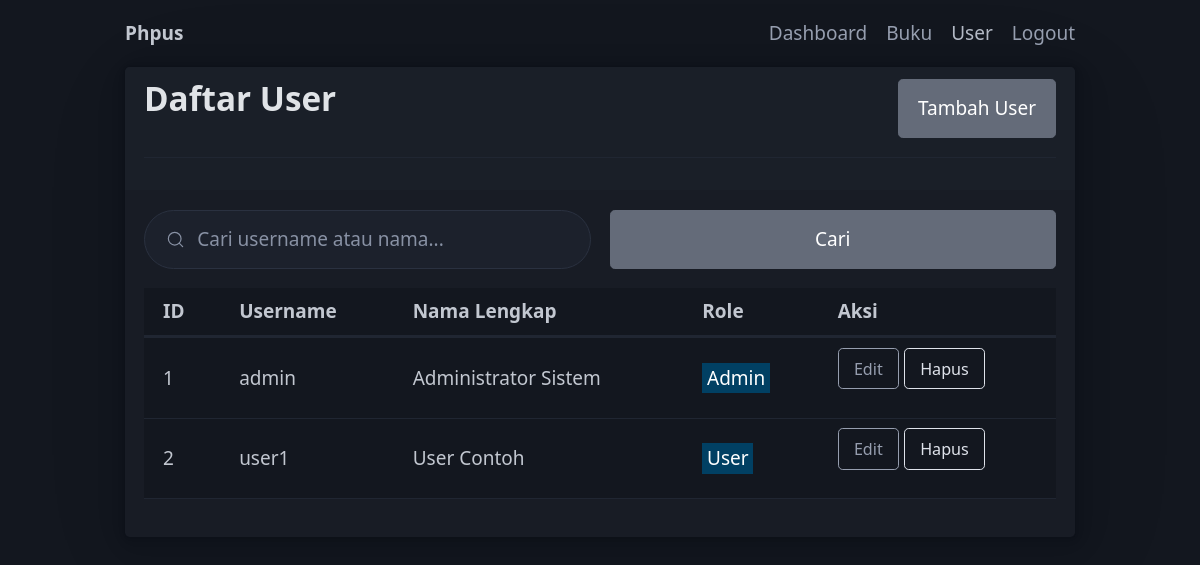
Page /pages/user/list_user.php (signed in) on the earlier database version.
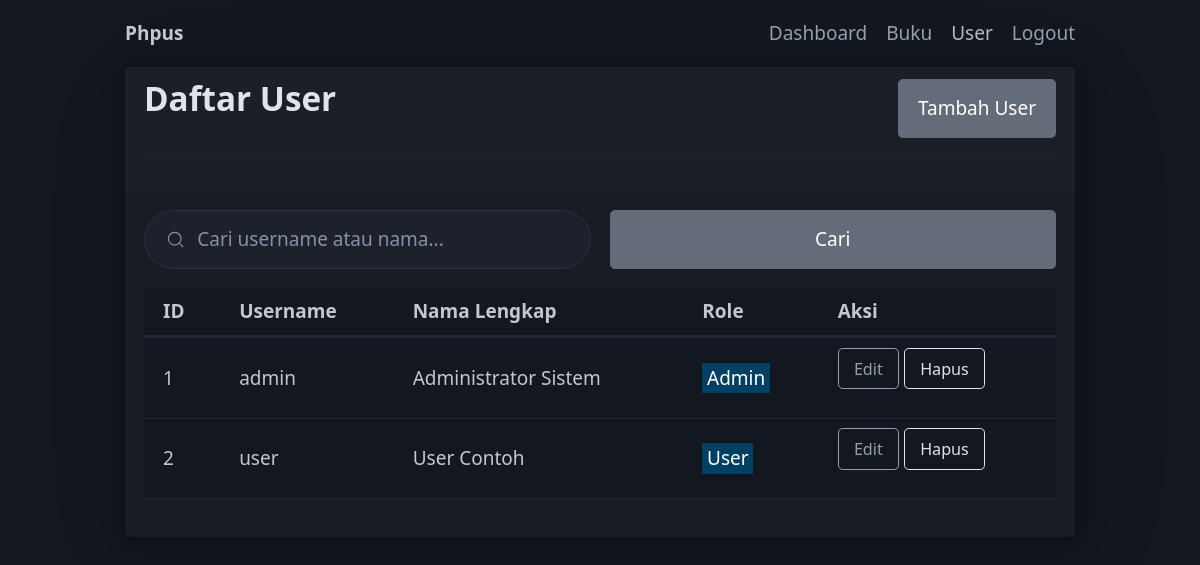
Same page on the later database version.
### tables this page shows
CREATE TABLE users (
  id INT AUTO_INCREMENT PRIMARY KEY,
  username VARCHAR(50) NOT NULL UNIQUE,
  nama_lengkap VARCHAR(100) NOT NULL,
  password VARCHAR(255) NOT NULL,
  role ENUM('admin', 'user') NOT NULL
);

### config/koneksi.php (called while the page is built, shortened)
<?php
function sanitize($data) {
    return htmlspecialchars($data, ENT_QUOTES, 'UTF-8');
}
?>

### pages/user/list_user.php (the view, shortened to what this page needs)
<?php
require_once '../../config/koneksi.php';
$limit = 10;
$page = isset($_GET['page']) ? (int)$_GET['page'] : 1;
$page = max(1, $page);
$search = isset($_GET['search']) ? trim(mysqli_real_escape_string($koneksi, $_GET['search'])) : '';
$sql_count = "SELECT COUNT(*) as total FROM users";
$total_users = 0;
if ($stmt_count = mysqli_prepare($koneksi, $sql_count)) {
    mysqli_stmt_execute($stmt_count);
    $result_count = mysqli_stmt_get_result($stmt_count);
    if ($row_count = mysqli_fetch_assoc($result_count)) {
        $total_users = $row_count['total'];
    }
}
$total_pages = ceil($total_users / $limit);
$page = min($page, max(1, $total_pages));
$offset = ($page - 1) * $limit;
$sql = "SELECT id, username, nama_lengkap, role FROM users";
$sql .= " ORDER BY id ASC LIMIT ? OFFSET ?";
$users = [];
if ($stmt = mysqli_prepare($koneksi, $sql)) {
    if (!empty($search)) {
        $search_param = "%{$search}%";
        mysqli_stmt_bind_param($stmt, "ssii", $search_param, $search_param, $limit, $offset);
    } else {
        mysqli_stmt_bind_param($stmt, "ii", $limit, $offset);
    }
    mysqli_stmt_execute($stmt);
    $result = mysqli_stmt_get_result($stmt);
    $users = mysqli_fetch_all($result, MYSQLI_ASSOC);
}
?>
<!DOCTYPE html>
<html lang="id" data-theme="dark">
<head>
    <link rel="stylesheet" href="../../css/pico.css">
    <link rel="stylesheet" href="../../css/custom.css">
</head>
<body>
    <div class="container">
        <nav>
            <ul>
                <li><strong>Phpus</strong></li>
            </ul>
            <ul>
                <li><a href="../../dashboard.php">Dashboard</a></li>
                <li><a href="../buku/list_buku.php">Buku</a></li>
                <li><a href="list_user.php" aria-current="page">User</a></li>
                <li><a href="../../logout.php">Logout</a></li>
            </ul>
        </nav>
        <main>
            <article>
                <header>
                    <div class="grid">
                        <h2>Daftar User</h2>
                        <div style="text-align: right;">
                            <button onclick="window.location.href='tambah_user.php'">Tambah User</button>
                        </div>
                    </div>
                    <hr>
                </header>
                <form method="get" action="list_user.php">
                    <div class="grid">
                        <div>
                            <input type="search" name="search" placeholder="Cari username atau nama..." value="<?php echo !empty($search) ? sanitize($search) : ''; ?>">
                        </div>
                        <div>
                            <div>
                                <button type="submit">Cari</button>
                            </div>
                        </div>
                    </div>
                </form>
                <figure>
                    <table role="grid" class="responsive-table">
                        <thead>
                            <tr>
                                <th scope="col">ID</th>
                                <th scope="col">Username</th>
                                <th scope="col">Nama Lengkap</th>
                                <th scope="col">Role</th>
                                <th scope="col">Aksi</th>
                            </tr>
                        </thead>
                        <tbody>
                            <?php if (count($users) > 0): ?>
                                <?php foreach ($users as $user): ?>
                                <tr>
                                    <td><?php echo sanitize($user['id']); ?></td>
                                    <td><?php echo sanitize($user['username']); ?></td>
                                    <td><?php echo sanitize($user['nama_lengkap']); ?></td>
                                    <td>
                                        <mark class="<?php echo ($user['role'] === 'admin') ? 'secondary' : 'tertiary'; ?>">
                                            <?php echo ucfirst(sanitize($user['role'])); ?>
                                        </mark>
                                    </td>
                                    <td>
                                        <a href="edit_user.php?id=<?php echo $user['id']; ?>" role="button" class="secondary outline small">Edit</a>
                                        <button type="button" class="contrast outline small"
                                                onclick="if(confirm('Yakin ingin menghapus user: <?php echo addslashes(sanitize($user['username'])); ?>?')) {
                                                    document.getElementById('delete-form-<?php echo $user['id']; ?>').submit();
                                                }">
                                            Hapus
                                        </button>
                                    </td>
                                </tr>
                                <?php endforeach; ?>
                            <?php else: ?>
                                <tr>
                                    <td colspan="5" class="center">Tidak ada user ditemukan<?php echo !empty($search) ? ' untuk pencarian \'' . sanitize($search) . '\'' : ''; ?>.</td>
                                </tr>
                            <?php endif; ?>
                        </tbody>
                    </table>
                </figure>
            </article>
        </main>
    </div>
</body>
</html>

### css/custom.css (style rules this page uses)
.responsive-table { overflow-x: auto; }
.small { padding: 0.4rem 0.8rem; font-size: 0.85rem; }

Differences in the rows shown:
changed users "User Contoh": username "user1" → "user"
